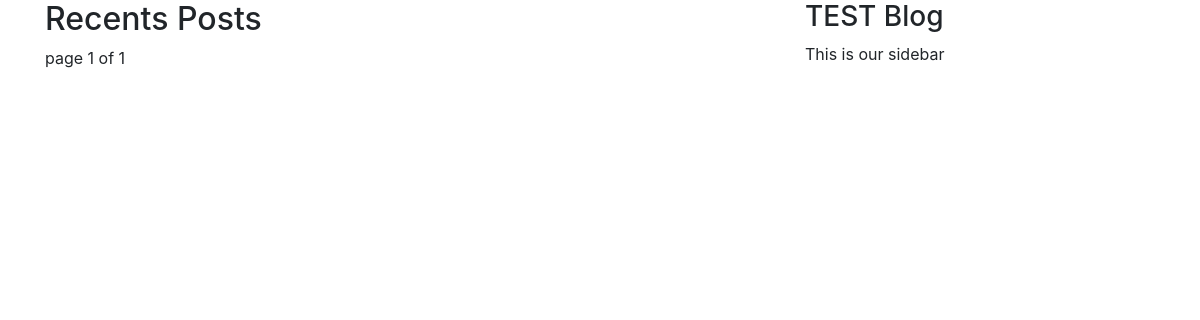
Page /post/ on the earlier database version.
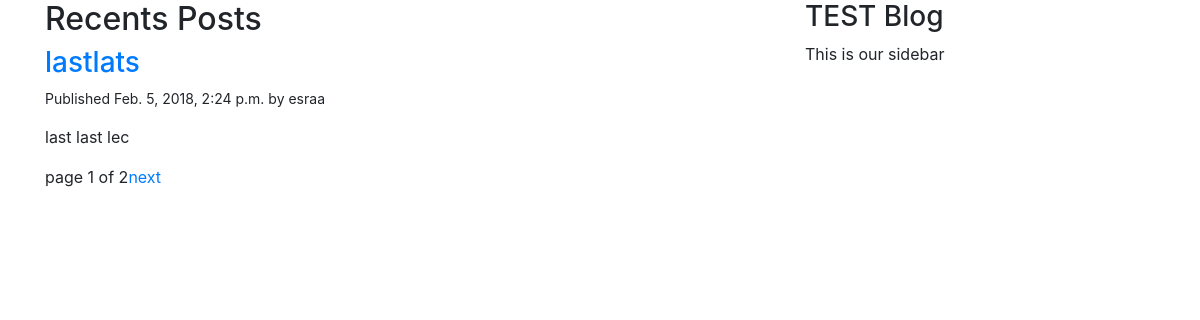
Same page on the later database version.
### posts/models.py (models this page shows, shortened)
class post(models.Model):
    STATUS_CHOICES = (
        ('draft', 'Draft'),
        ('published', 'Published'),
    )
    title = models.CharField(max_length=250)
    slug = models.SlugField(max_length=250, unique_for_date='publish')
    author = models.ForeignKey(User, related_name='blog_posts')
    body = models.TextField()
    publish = models.DateTimeField(default=timezone.now)
    created = models.DateTimeField(auto_now_add=True)
    updated = models.DateTimeField(auto_now=True)
    status = models.CharField(max_length=10, choices=STATUS_CHOICES, default='draft')
    is_active= models.BooleanField(default = True)
    image = models.ImageField(upload_to=upload_location,
            null=True,
            blank=True,
            )
    objects = models.Manager()
    published = PublishedManager()
    class Meta:
        ordering = ('-publish',)
    def get_absolute_url(self):
        return reverse('posts:post_detail_view',
                       args=[self.publish.year,
                             self.publish.strftime('%m'),
                             self.publish.strftime('%d'),
                             self.slug])

### posts/views.py (the view)
def post_list_view(request):
    list_objects = post.published.all()
    paginator = Paginator(list_objects, 1)
    page = request.GET.get('mypage')
    try:
        posts = paginator.page(page)
    except PageNotAnInteger:
        posts = paginator.page(1)
    except EmptyPage:
        posts = paginator.page(paginator.num_pages)
    return render(request, 'list.html', {'posts': posts})

### posts/models.py (called while the page is built)
    def get_queryset(self):
        return super(PublishedManager, self)\
            .get_queryset().filter(status='published')

### Templates/list.html (shortened to what this page needs)
{% extends "base.html" %}
{% block content %}
   <h2 class="page-header">Recents Posts</h2>
    {% for post in posts %}
        <h3><a href="{{ post.get_absolute_url }}">{{ post.title }}</a></h3>
        <p class="small">Published {{ post.publish }} by {{ post.author }}</p>
        <p>{{ post.body|linebreaks|truncatewords:5 }}</p>
    {% endfor %}
    {% include "pagination.html" with page=posts %}
{% endblock %}

### Templates/base.html (shortened to what this page needs)
{% load staticfiles %}
<html lang="en">
<head>
    <link rel="stylesheet" href="{% static 'css/bootstrap.min.css' %}">
</head>
<body>
  <div class="container">
      <div class="row">
          <div class="col-md-8">
              {% block content %}
              {% endblock content%}
          </div>
          <div class="col-md-4">
              <h3>TEST Blog</h3>
              <p>This is our sidebar</p>
          </div>
      </div>
  </div>
</body>
</html>

### Templates/pagination.html (shortened to what this page needs)
<div class="container">
    <div class="row">
    <span class="pagination">
      <span class="active">
          page {{ page.number }} of {{ page.paginator.num_pages }}
      </span>
    {% if page.has_next %}
        <a href="?mypage={{ page.next_page_number }}">next</a>
    {% endif %}
    </span>
</div>
</div>

Differences in the rows shown:
added post: title "lastlats", publish "Feb. 5, 2018, 2:24 p.m.", author "esraa", body "last last lec"
Other differences:
{{ page.paginator.num_pages }}: "1" → "2"
text now shown: "next"
